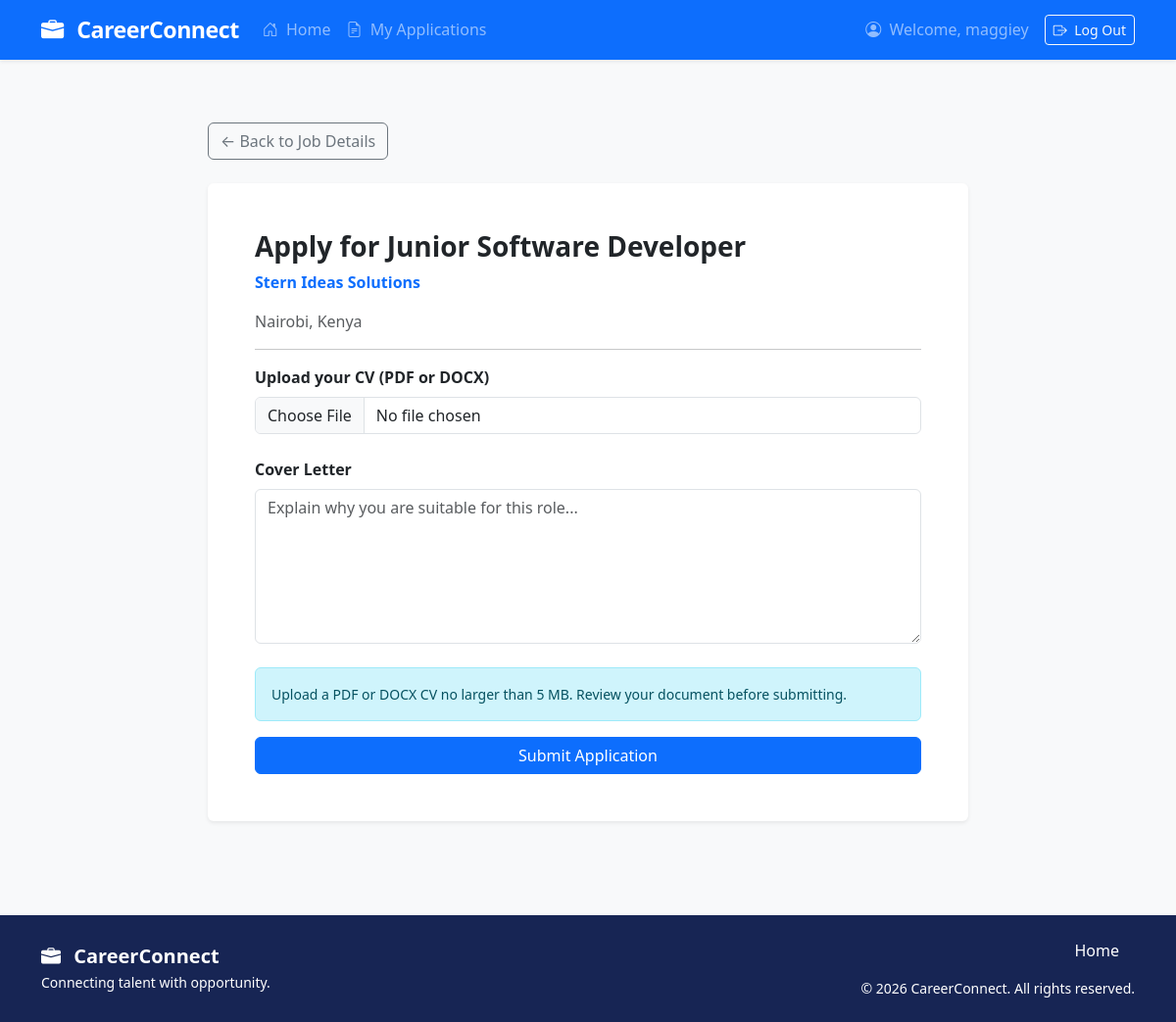
Page /applications/apply/2/ (signed in) on the committed database.
### jobs/models.py (models this page shows, shortened)
class Job(models.Model):
    EMPLOYMENT_TYPES = [
        ("FT", "Full-time"),
        ("PT", "Part-time"),
        ("CT", "Contract"),
        ("IN", "Internship"),
        ("RM", "Remote"),
    ]
    employer = models.ForeignKey(
        User,
        on_delete=models.CASCADE,
        related_name="posted_jobs",
        null=True,
        blank=True,
    )
    title = models.CharField(max_length=200)
    company = models.CharField(max_length=150)
    location = models.CharField(max_length=150)
    employment_type = models.CharField(
        max_length=2,
        choices=EMPLOYMENT_TYPES,
        default="FT",
    )
    description = models.TextField()
    salary = models.CharField(max_length=100, blank=True)
    created_at = models.DateTimeField(auto_now_add=True)
    is_active = models.BooleanField(default=True)
    class Meta:
        ordering = ["-created_at"]

### applications/views.py (the view)
# urls.py: path("apply/<int:job_id>/", views.apply_for_job, name="apply_for_job"),
@login_required
@require_http_methods(["GET", "POST"])
def apply_for_job(request, job_id):
    job = get_object_or_404(Job, id=job_id, is_active=True)
    try:
        profile = request.user.profile
    except UserProfile.DoesNotExist:
        messages.error(request, "Please complete your profile before applying.")
        return redirect("home")
    if profile.role != "JOB_SEEKER":
        messages.error(request, "Only job seekers can apply for jobs.")
        return redirect("job_detail", job_id=job.id)
    if Application.objects.filter(applicant=request.user, job=job).exists():
        messages.info(request, "You have already applied for this job.")
        return redirect("my_applications")
    if request.method == "POST":
        form = ApplicationForm(request.POST, request.FILES)
        if form.is_valid():
            try:
                with transaction.atomic():
                    application = form.save(commit=False)
                    application.applicant = request.user
                    application.job = job
                    application.save()
                messages.success(request, "Your application was submitted successfully!")
                return redirect("my_applications")
            except IntegrityError:
                messages.info(request, "You have already applied for this job.")
                return redirect("my_applications")
    else:
        form = ApplicationForm()
    return render(
        request,
        "applications/apply.html",
        {"form": form, "job": job},
    )

### applications/forms.py (shortened to what this page needs)
class ApplicationForm(forms.ModelForm):
    class Meta:
        model = Application
        fields = ["cv", "cover_letter"]
        widgets = {
            "cv": forms.ClearableFileInput(
                attrs={"class": "form-control"}
            ),
            "cover_letter": forms.Textarea(
                attrs={
                    "class": "form-control",
                    "rows": 6,
                    "placeholder": "Explain why you are suitable for this role..."
                }
            ),
        }
        labels = {
            "cv": "Upload your CV (PDF or DOCX)",
            "cover_letter": "Cover Letter",
        }

### templates/applications/apply.html (shortened to what this page needs)
{% extends "base.html" %}
{% block content %}
<div class="container py-5" style="max-width: 800px;">
    <a href="{% url 'job_detail' job.id %}"
       class="btn btn-outline-secondary mb-4">
        &larr; Back to Job Details
    </a>
    <div class="card shadow-sm border-0">
        <div class="card-body p-4 p-md-5">
            <h1 class="h3 fw-bold">Apply for {{ job.title }}</h1>
            <p class="text-primary fw-semibold">{{ job.company }}</p>
            <p class="text-muted">{{ job.location }}</p>
            <hr>
            <form method="post" enctype="multipart/form-data">
                {% for field in form %}
                    <div class="mb-4">
                        <label class="form-label fw-semibold"
                               for="{{ field.id_for_label }}">
                            {{ field.label }}
                        </label>
                        {{ field }}
                    </div>
                {% endfor %}
                <div class="alert alert-info small">
                    Upload a PDF or DOCX CV no larger than 5 MB.
                    Review your document before submitting.
                </div>
                <button type="submit" class="btn btn-primary w-100">
                    Submit Application
                </button>
            </form>
        </div>
    </div>
</div>
{% endblock %}

### templates/base.html (shortened to what this page needs)
<!DOCTYPE html>
<html lang="en">
<head>
    <link
        href="https://cdn.jsdelivr.net/npm/bootstrap@5.3.3/dist/css/bootstrap.min.css"
        rel="stylesheet"
    >
    <link
        rel="stylesheet"
        href="https://cdn.jsdelivr.net/npm/bootstrap-icons@1.11.3/font/bootstrap-icons.min.css"
    >
</head>
<body>
    <nav class="navbar navbar-expand-lg navbar-dark bg-primary shadow-sm">
        <div class="container">
            <a class="navbar-brand fw-bold"
               href="{% url 'home' %}">
                <i class="bi bi-briefcase-fill me-2"></i>
                CareerConnect
            </a>
            <div class="collapse navbar-collapse" id="mainNavbar">
                <ul class="navbar-nav me-auto mb-2 mb-lg-0">
                    <li class="nav-item">
                        <a class="nav-link" href="{% url 'home' %}">
                            <i class="bi bi-house-door me-1"></i>
                            Home
                        </a>
                    </li>
                    {% if user.is_authenticated %}
                        {% if user.profile.role == "JOB_SEEKER" %}
                            <li class="nav-item">
                                <a class="nav-link"
                                   href="{% url 'my_applications' %}">
                                    <i class="bi bi-file-earmark-text me-1"></i>
                                    My Applications
                                </a>
                            </li>
                        {% endif %}
                    {% endif %}
                </ul>
                <ul class="navbar-nav ms-auto align-items-lg-center">
                    {% if user.is_authenticated %}
                        <li class="nav-item">
                            <span class="nav-link">
                                <i class="bi bi-person-circle me-1"></i>
                                Welcome, {{ user.username }}
                            </span>
                        </li>
                        <li class="nav-item ms-lg-2">
                            <form method="post"
                                  action="{% url 'logout' %}"
                                  class="d-inline">
                                <button type="submit"
                                        class="btn btn-outline-light btn-sm mt-1 mb-1">
                                    <i class="bi bi-box-arrow-right me-1"></i>
                                    Log Out
                                </button>
                            </form>
                        </li>
                    {% endif %}
                </ul>
            </div>
        </div>
    </nav>
    <main>
        {% block content %}
        {% endblock %}
    </main>
    <footer class="site-footer py-4 mt-5">
        <div class="container">
            <div class="row align-items-center gy-3">
                <div class="col-md-6 text-center text-md-start">
                    <h5 class="fw-bold mb-1">
                        <i class="bi bi-briefcase-fill me-2"></i>
                        CareerConnect
                    </h5>
                    <p class="mb-0 small">
                        Connecting talent with opportunity.
                    </p>
                </div>
                <div class="col-md-6 text-center text-md-end">
                    <a href="{% url 'home' %}" class="me-3">
                        Home
                    </a>
                    <p class="small mt-3 mb-0">
                        &copy; {% now "Y" %} CareerConnect.
                        All rights reserved.
                    </p>
                </div>
            </div>
        </div>
    </footer>
</body>
</html>

### templates/base.html (style rules this page uses)
body { min-height: 100vh; display: flex; flex-direction: column; background-color: #f8f9fa; }
main { flex: 1; }
.navbar-brand { font-size: 1.45rem; letter-spacing: -0.5px; }
.navbar .nav-link { font-weight: 500; }
.site-footer { background-color: #172554; color: #ffffff; }
.site-footer a { color: #ffffff; text-decoration: none; }

### rows in the picture
Job: title "Junior Software Developer", company "Stern Ideas Solutions", location "Nairobi, Kenya"

### other values in the picture
{{ user.username }} "maggiey"
{{ field.label }} "Upload your CV (PDF or DOCX)" "Cover Letter"
